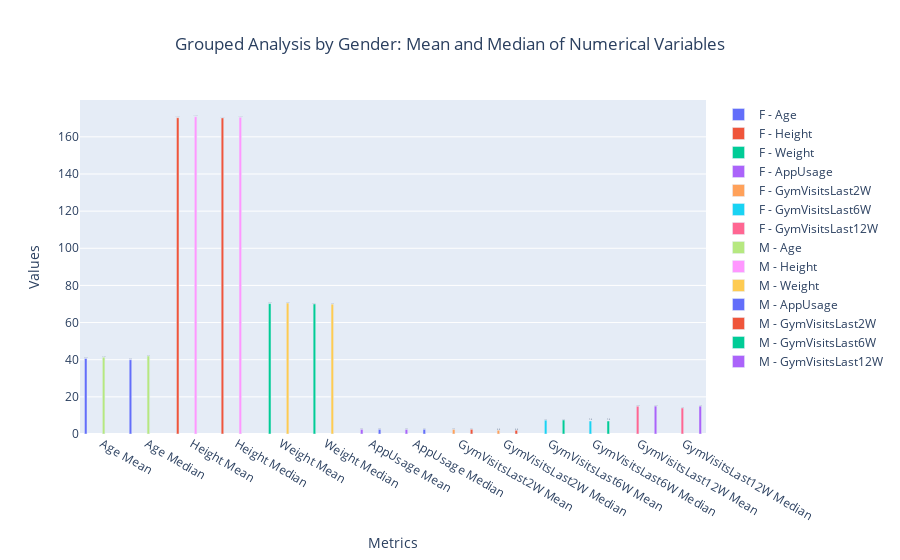

Write notebook code for a chart like this one.
### Markdown cell above
#### Analysis by Gender

### Code cell
# Perform grouped analysis by 'Gender'
feature_grouped = df.groupby('Gender').agg({
    'Age': ['mean', 'median'],
    'Height': ['mean', 'median'],
    'Weight': ['mean', 'median'],
    'AppUsage': ['mean', 'median'],
    'GymVisitsLast2W': ['mean', 'median'],
    'GymVisitsLast6W': ['mean', 'median'],
    'GymVisitsLast12W': ['mean', 'median']
}).reset_index()

# Prepare the data for plotting
categories = ['Age', 'Height', 'Weight', 'AppUsage', 'GymVisitsLast2W', 'GymVisitsLast6W', 'GymVisitsLast12W']
feature_categories = feature_grouped['Gender']

plot_statistics_by_feature(feature_grouped, categories, feature_categories, feature="Gender")
print("Looking at the plot, we can see that Gender doesn't contribute any additional information, hence we can drop it from our data")

### Figure 1 — Plotly figure (JSON) as saved in the notebook; plotly's stock layout.template omitted (floating-point values rounded to 4 significant figures)
{"data": [{"name": "F - Age", "text": ["40.65", "40.0"], "textposition": "auto", "type": "bar", "x": ["Age Mean", "Age Median"], "y": [40.65, 40]}, {"name": "F - Height", "text": ["170.32", "170.21"], "textposition": "auto", "type": "bar", "x": ["Height Mean", "Height Median"], "y": [170.3, 170.2]}, {"name": "F - Weight", "text": ["70.22", "70.01"], "textposition": "auto", "type": "bar", "x": ["Weight Mean", "Weight Median"], "y": [70.22, 70.01]}, {"name": "F - AppUsage", "text": ["2.49", "2.46"], "textposition": "auto", "type": "bar", "x": ["AppUsage Mean", "AppUsage Median"], "y": [2.494, 2.46]}, {"name": "F - GymVisitsLast2W", "text": ["2.48", "2.0"], "textposition": "auto", "type": "bar", "x": ["GymVisitsLast2W Mean", "GymVisitsLast2W Median"], "y": [2.477, 2]}, {"name": "F - GymVisitsLast6W", "text": ["7.43", "7.0"], "textposition": "auto", "type": "bar", "x": ["GymVisitsLast6W Mean", "GymVisitsLast6W Median"], "y": [7.432, 7]}, {"name": "F - GymVisitsLast12W", "text": ["14.94", "14.0"], "textposition": "auto", "type": "bar", "x": ["GymVisitsLast12W Mean", "GymVisitsLast12W Median"], "y": [14.94, 14]}, {"name": "M - Age", "text": ["41.32", "42.0"], "textposition": "auto", "type": "bar", "x": ["Age Mean", "Age Median"], "y": [41.32, 42]}, {"name": "M - Height", "text": ["170.84", "170.52"], "textposition": "auto", "type": "bar", "x": ["Height Mean", "Height Median"], "y": [170.8, 170.5]}, {"name": "M - Weight", "text": ["70.51", "69.9"], "textposition": "auto", "type": "bar", "x": ["Weight Mean", "Weight Median"], "y": [70.51, 69.9]}, {"name": "M - AppUsage", "text": ["2.49", "2.51"], "textposition": "auto", "type": "bar", "x": ["AppUsage Mean", "AppUsage Median"], "y": [2.488, 2.51]}, {"name": "M - GymVisitsLast2W", "text": ["2.51", "2.0"], "textposition": "auto", "type": "bar", "x": ["GymVisitsLast2W Mean", "GymVisitsLast2W Median"], "y": [2.513, 2]}, {"name": "M - GymVisitsLast6W", "text": ["7.53", "7.0"], "textposition": "auto", "type": "bar", "x": ["GymVisitsLast6W Mean", "GymVisitsLast6W Median"], "y": [7.535, 7]}, {"name": "M - GymVisitsLast12W", "text": ["15.02", "15.0"], "textposition": "auto", "type": "bar", "x": ["GymVisitsLast12W Mean", "GymVisitsLast12W Median"], "y": [15.02, 15]}], "layout": {"barmode": "group", "title": {"text": "Grouped Analysis by Gender: Mean and Median of Numerical Variables", "x": 0.5}, "xaxis": {"title": {"text": "Metrics"}}, "yaxis": {"title": {"text": "Values"}}}}
